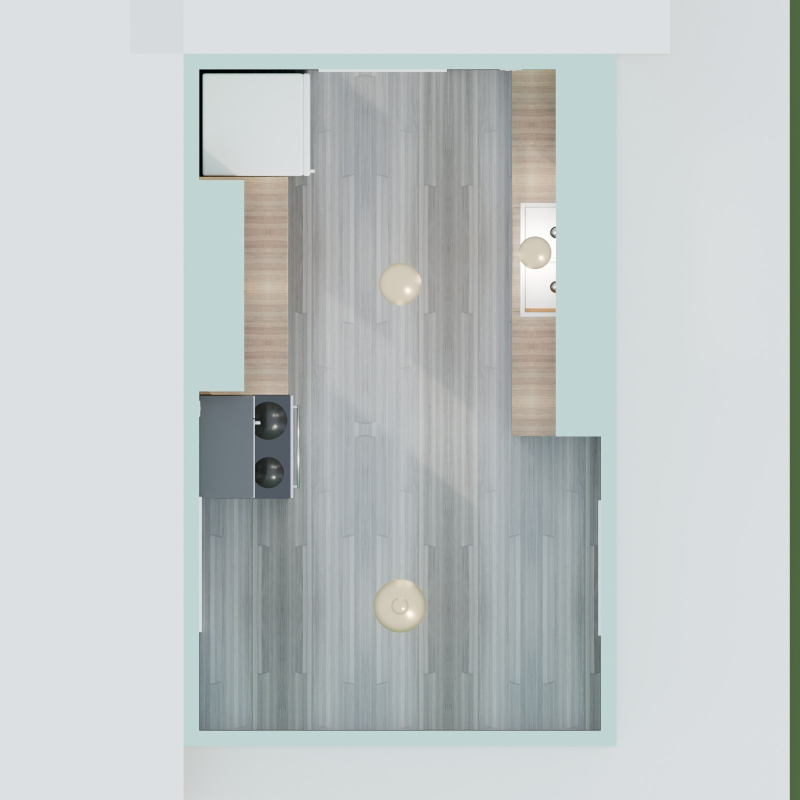
#> input picture examples/demo-house/rooms/kitchen/renders/asis/plan.jpg, 1600 x 1600 px (shown at 1/2 size)
$ python -i overlay.py   (imports and definitions only)
#> lines starting #> are read from the running program, lines starting #| are printed output that depends on the picture; after the words box and inside, x2 and y2 are one past the last pixel; in counts of white or black regions, pixels touching at a corner belong together
#> further down, picture is the input picture: PIL image 1600x1600 RGB; mean R, G, B 192.8, 198.6, 198.9
"""Lay each as-is render over the photo it matches, so a wrong size or position shows at a glance.

    python3 lib/tools/overlay.py houses/<house>/rooms/<room> [--design asis] [--night]

For each web/before/photoN.jpg with a render renders/<design>/<day|night>/photoN.jpg, it writes
renders/<design>/overlay/photoN.jpg: the photo, dimmed, with the render's edges drawn on it in red, next to a
50/50 blend. Edges that run parallel to the photo's but a few pixels off are a wrong dimension (a sill too
high, a shelf too long); edges with nothing under them are something the photo doesn't have.

It also prints a score per view: the share of the render's strong edges that land within 1% of the image
width of a photo edge. Clutter in the photo and the model's missing small things keep it below 100; compare
views against each other, and look hard at any view well below the rest. Run solve_cameras.py first: with
the camera off, every edge is off.
"""
import argparse
import os

import numpy as np
from PIL import Image, ImageFilter

W = 800    # working width, px


def edges(im, keep=0.08):
    """The strongest `keep` share of Sobel edges, as a bool array."""
#> called with keep = 0.08
    g = np.asarray(im.convert("L").filter(ImageFilter.GaussianBlur(1.2)), float)
    gx = np.zeros_like(g)
    gy = np.zeros_like(g)
    gx[1:-1, 1:-1] = (g[:-2, 2:] + 2 * g[1:-1, 2:] + g[2:, 2:]) - (g[:-2, :-2] + 2 * g[1:-1, :-2] + g[2:, :-2])
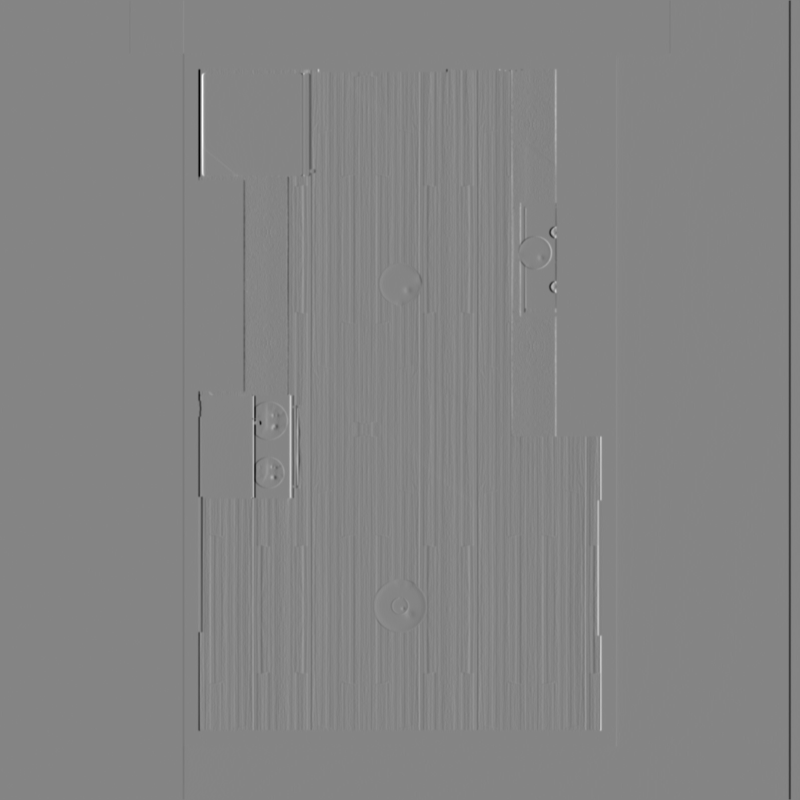
#> gx: shape (1600, 1600) float64 (shown at 1/2 size); min -456, max 420, mean -0.7; drawn with min black and max white
    gy[1:-1, 1:-1] = (g[2:, :-2] + 2 * g[2:, 1:-1] + g[2:, 2:]) - (g[:-2, :-2] + 2 * g[:-2, 1:-1] + g[:-2, 2:])
    m = np.hypot(gx, gy)
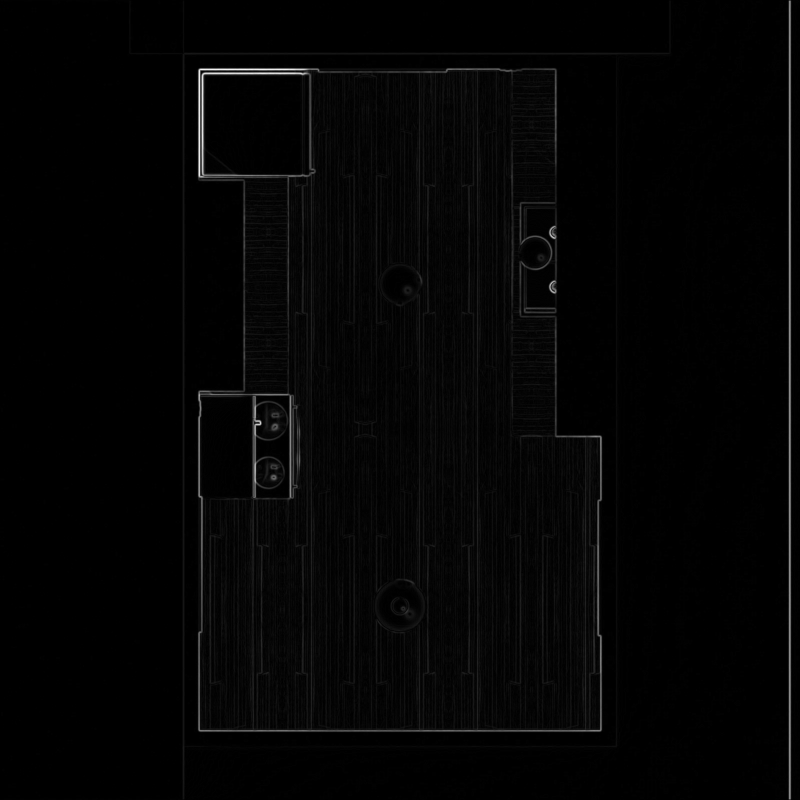
#> m: shape (1600, 1600) float64 (shown at 1/2 size); min 0, max 456, mean 7.7; drawn with min black and max white
    return m > np.quantile(m, 1 - keep)
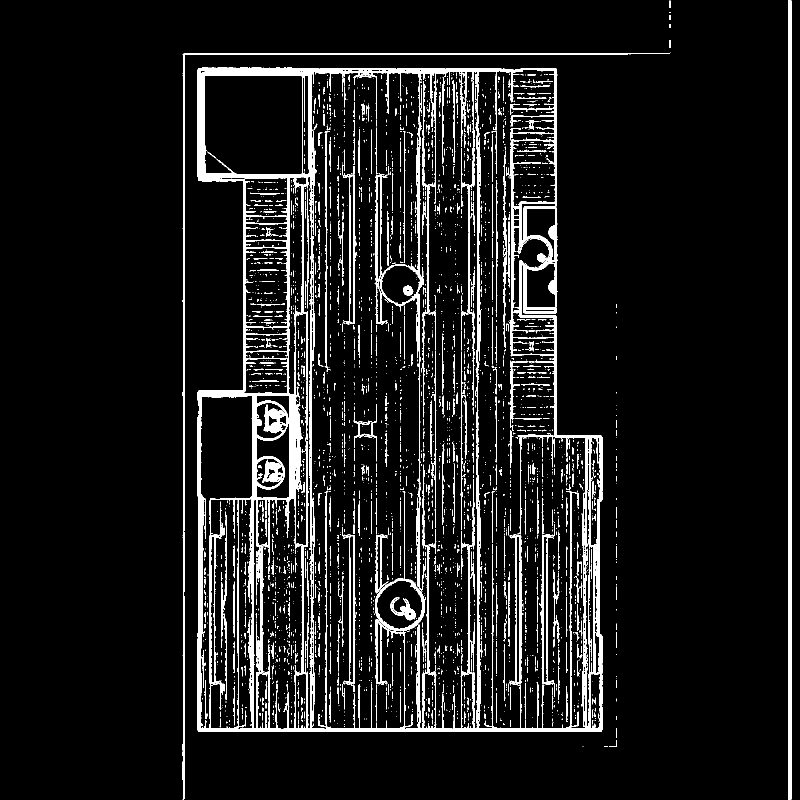
#> returned value: shape (1600, 1600) bool (shown at 1/2 size); 8% white; 3758 white regions (3151 under 20 px), largest, box (x1, y1, x2, y2) and area: (395, 135, 1205, 1464) 110678, (1576, 1, 1583, 1599) 10994, (365, 106, 1340, 1599) 7374


def near(mask, r):
    """Grow a bool mask by r px."""
    im = Image.fromarray((mask * 255).astype(np.uint8))
    return np.asarray(im.filter(ImageFilter.MaxFilter(2 * r + 1))) > 0


def overlay(photo_path, render_path, out_path):
    render = Image.open(render_path).convert("RGB")
    h = round(W * render.height / render.width)
    render = render.resize((W, h), Image.LANCZOS)
    photo = Image.open(photo_path).convert("RGB").resize((W, h), Image.LANCZOS)
    er, ep = edges(render), edges(photo)
    score = (er & near(ep, max(1, W // 100))).sum() / max(er.sum(), 1)
    base = np.asarray(photo, float) * 0.55
    base[near(er, 1)] = (255, 30, 30)
    blend = Image.blend(photo, render, 0.5)
    sheet = Image.new("RGB", (2 * W + 8, h), "white")
    sheet.paste(Image.fromarray(base.astype(np.uint8)), (0, 0))
    sheet.paste(blend, (W + 8, 0))
    os.makedirs(os.path.dirname(out_path), exist_ok=True)
    sheet.save(out_path, quality=90)
    return score


def main():
    ap = argparse.ArgumentParser(description=__doc__.splitlines()[0])
    ap.add_argument("room")
    ap.add_argument("--design", default="asis")
    ap.add_argument("--night", action="store_true", help="compare the evening renders (for evening photos)")
    a = ap.parse_args()
    before = os.path.join(a.room, "web", "before")
    renders = os.path.join(a.room, "renders", a.design, "night" if a.night else "day")
    out = os.path.join(a.room, "renders", a.design, "overlay")
    names = sorted(f for f in os.listdir(before) if f.endswith(".jpg"))
    if not names:
        raise SystemExit(f"no photos in {before}")
    for f in names:
        r = os.path.join(renders, f)
        if not os.path.exists(r):
            print(f"{f[:-4]:10s} no render ({r})")
            continue
        s = overlay(os.path.join(before, f), r, os.path.join(out, f))
        print(f"{f[:-4]:10s} {s:4.0%} of the render's edges land on the photo's")
    print(f"sheets: {out}/")


# [2 lines not run here, left out]

>>> from PIL import Image
>>> picture = Image.open('../../examples/demo-house/rooms/kitchen/renders/asis/plan.jpg')
>>> result = edges(picture)
